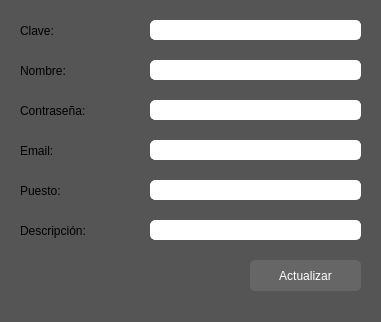
<?xml version="1.0" encoding="UTF-8"?>
<ui version="4.0">
 <class>Form_actualizar_usuario</class>
 <widget class="QWidget" name="Form_actualizar_usuario">
  <property name="geometry">
   <rect>
    <x>0</x>
    <y>0</y>
    <width>381</width>
    <height>322</height>
   </rect>
  </property>
  <property name="maximumSize">
   <size>
    <width>381</width>
    <height>323</height>
   </size>
  </property>
  <property name="windowTitle">
   <string>Actualizar Usuario</string>
  </property>
  <property name="styleSheet">
   <string notr="true">background-color: #555;</string>
  </property>
  <widget class="QLineEdit" name="txt_email">
   <property name="geometry">
    <rect>
     <x>150</x>
     <y>140</y>
     <width>211</width>
     <height>20</height>
    </rect>
   </property>
   <property name="styleSheet">
    <string notr="true">color: black;
font: 75 10pt &quot;Arial&quot;;
border: 1px solid white;
border-radius: 5px;
background-color: white;</string>
   </property>
   <property name="text">
    <string/>
   </property>
  </widget>
  <widget class="QLabel" name="lbl_descripcion">
   <property name="geometry">
    <rect>
     <x>20</x>
     <y>220</y>
     <width>121</width>
     <height>21</height>
    </rect>
   </property>
   <property name="styleSheet">
    <string notr="true">color: balck;
font: 900 12pt &quot;Arial&quot;;</string>
   </property>
   <property name="text">
    <string>Descripción:</string>
   </property>
  </widget>
  <widget class="QLabel" name="lbl_email">
   <property name="geometry">
    <rect>
     <x>20</x>
     <y>140</y>
     <width>61</width>
     <height>21</height>
    </rect>
   </property>
   <property name="styleSheet">
    <string notr="true">color: balck;
font: 900 12pt &quot;Arial&quot;;</string>
   </property>
   <property name="text">
    <string>Email:</string>
   </property>
  </widget>
  <widget class="QLineEdit" name="txt_clave">
   <property name="geometry">
    <rect>
     <x>150</x>
     <y>20</y>
     <width>211</width>
     <height>20</height>
    </rect>
   </property>
   <property name="styleSheet">
    <string notr="true">color: black;
font: 75 10pt &quot;Arial&quot;;
border: 1px solid white;
border-radius: 5px;
background-color: white;</string>
   </property>
  </widget>
  <widget class="QLineEdit" name="txt_contrasena">
   <property name="geometry">
    <rect>
     <x>150</x>
     <y>100</y>
     <width>211</width>
     <height>20</height>
    </rect>
   </property>
   <property name="styleSheet">
    <string notr="true">color: black;
font: 75 10pt &quot;Arial&quot;;
border: 1px solid white;
border-radius: 5px;
background-color: white;</string>
   </property>
   <property name="echoMode">
    <enum>QLineEdit::Password</enum>
   </property>
  </widget>
  <widget class="QLineEdit" name="txt_descripcion">
   <property name="geometry">
    <rect>
     <x>150</x>
     <y>220</y>
     <width>211</width>
     <height>20</height>
    </rect>
   </property>
   <property name="styleSheet">
    <string notr="true">color: black;
font: 75 10pt &quot;Arial&quot;;
border: 1px solid white;
border-radius: 5px;
background-color: white;</string>
   </property>
   <property name="text">
    <string/>
   </property>
  </widget>
  <widget class="QLineEdit" name="txt_puesto">
   <property name="geometry">
    <rect>
     <x>150</x>
     <y>180</y>
     <width>211</width>
     <height>20</height>
    </rect>
   </property>
   <property name="styleSheet">
    <string notr="true">color: black;
font: 75 10pt &quot;Arial&quot;;
border: 1px solid white;
border-radius: 5px;
background-color: white;</string>
   </property>
  </widget>
  <widget class="QPushButton" name="btn_actualizar_usuarios">
   <property name="geometry">
    <rect>
     <x>250</x>
     <y>260</y>
     <width>111</width>
     <height>31</height>
    </rect>
   </property>
   <property name="cursor">
    <cursorShape>PointingHandCursor</cursorShape>
   </property>
   <property name="styleSheet">
    <string notr="true">QObject{
	color:White;
	font: 900 12pt &quot;Arial&quot;;
	background-color: #666;
	border-radius: 5px;
}
QObject:hover{
	background-color: #222;
}</string>
   </property>
   <property name="text">
    <string>Actualizar</string>
   </property>
  </widget>
  <widget class="QLabel" name="lbl_contrasena">
   <property name="geometry">
    <rect>
     <x>20</x>
     <y>100</y>
     <width>111</width>
     <height>21</height>
    </rect>
   </property>
   <property name="styleSheet">
    <string notr="true">color: balck;
font: 900 12pt &quot;Arial&quot;;</string>
   </property>
   <property name="text">
    <string>Contraseña:</string>
   </property>
  </widget>
  <widget class="QLabel" name="lbl_puesto">
   <property name="geometry">
    <rect>
     <x>20</x>
     <y>180</y>
     <width>71</width>
     <height>21</height>
    </rect>
   </property>
   <property name="styleSheet">
    <string notr="true">color: balck;
font: 900 12pt &quot;Arial&quot;;</string>
   </property>
   <property name="text">
    <string>Puesto:</string>
   </property>
  </widget>
  <widget class="QLineEdit" name="txt_nombre">
   <property name="geometry">
    <rect>
     <x>150</x>
     <y>60</y>
     <width>211</width>
     <height>20</height>
    </rect>
   </property>
   <property name="styleSheet">
    <string notr="true">color: black;
font: 75 10pt &quot;Arial&quot;;
border: 1px solid white;
border-radius: 5px;
background-color: white;</string>
   </property>
   <property name="text">
    <string/>
   </property>
  </widget>
  <widget class="QLabel" name="lbl_clave">
   <property name="geometry">
    <rect>
     <x>20</x>
     <y>20</y>
     <width>61</width>
     <height>21</height>
    </rect>
   </property>
   <property name="styleSheet">
    <string notr="true">color: balck;
font: 900 12pt &quot;Arial&quot;;</string>
   </property>
   <property name="text">
    <string>Clave:</string>
   </property>
  </widget>
  <widget class="QLabel" name="lbl_nombre">
   <property name="geometry">
    <rect>
     <x>20</x>
     <y>60</y>
     <width>81</width>
     <height>21</height>
    </rect>
   </property>
   <property name="styleSheet">
    <string notr="true">color: balck;
font: 900 12pt &quot;Arial&quot;;</string>
   </property>
   <property name="text">
    <string>Nombre:</string>
   </property>
  </widget>
 </widget>
 <resources/>
 <connections/>
</ui>
